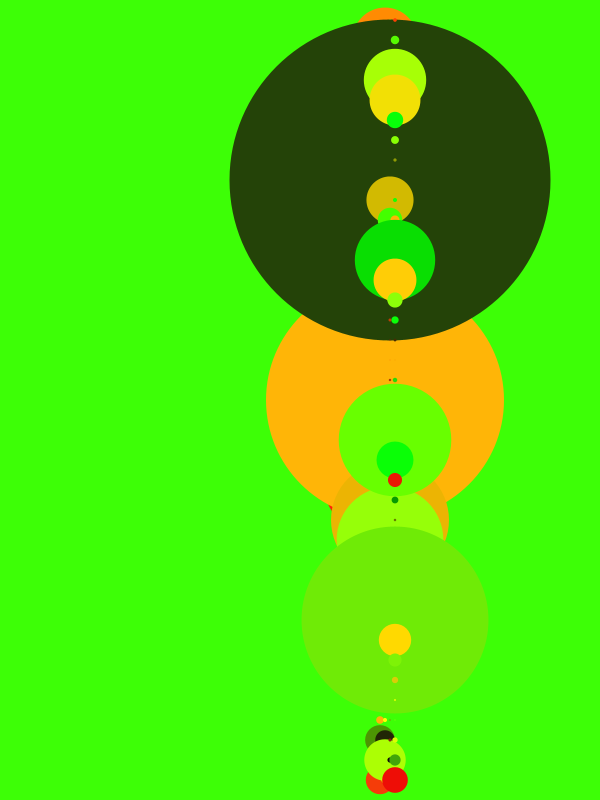
Frame 1 (no input)
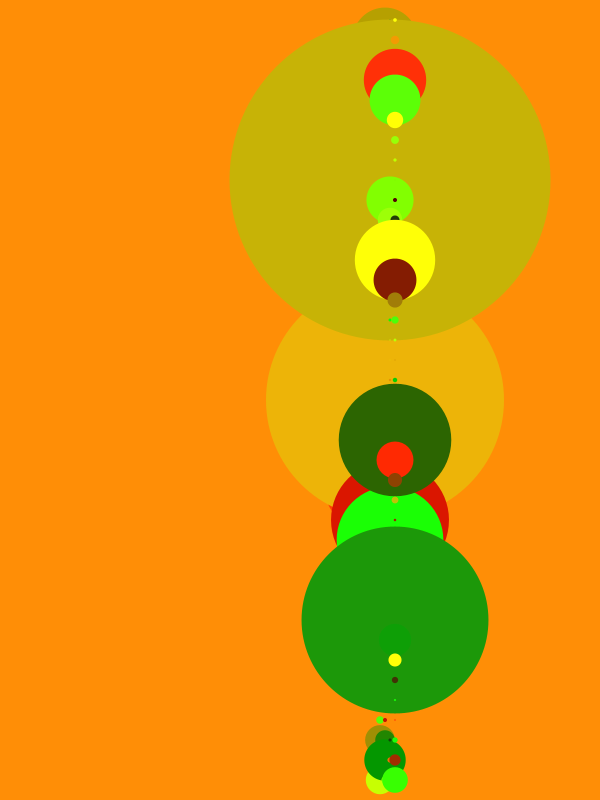
Frame 60 (the mouse pressed at the canvas centre just before this capture)
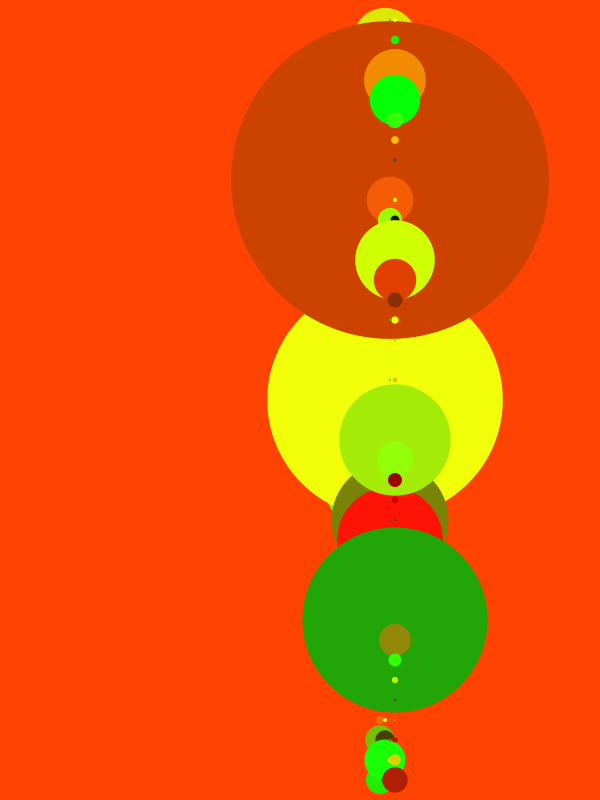
Frame 120 (the mouse held since frame 60 and released just before this capture)

The Processing sketch that drew these frames (run headless with seeded random() and noise(); from frame 60 on, the mouse is pressed at the canvas centre):

// Processing sketch: processing_53354
// ── processing_53354.pde

int colorValue;

void setup(){
  size(600,800);
  smooth();
  background(400);
  fill(255,400,300);
  noStroke();
  
}

void draw(){
  background(colorValue,100,190);
  float ellSize =0;
  for(int x=0;x<width; x+=5){
  for(int y=0;y<height;y+=20){
    ellSize =tan(x*y)*cos(mouseX/100)*10;
    ellipse(x-200,y,ellSize,ellSize);
    fill(random(5000),random(255),random(50));
    fill(random(300), random(400),random(10));
  }
}
}
